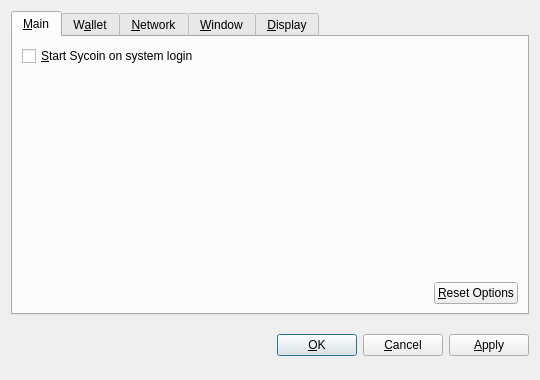
<?xml version="1.0" encoding="UTF-8"?>
<ui version="4.0">
 <class>OptionsDialog</class>
 <widget class="QDialog" name="OptionsDialog">
  <property name="geometry">
   <rect>
    <x>0</x>
    <y>0</y>
    <width>540</width>
    <height>380</height>
   </rect>
  </property>
  <property name="windowTitle">
   <string>Options</string>
  </property>
  <property name="modal">
   <bool>true</bool>
  </property>
  <layout class="QVBoxLayout" name="verticalLayout">
   <item>
    <widget class="QTabWidget" name="tabWidget">
     <property name="tabPosition">
      <enum>QTabWidget::North</enum>
     </property>
     <property name="currentIndex">
      <number>0</number>
     </property>
     <widget class="QWidget" name="tabMain">
      <attribute name="title">
       <string>&amp;Main</string>
      </attribute>
      <layout class="QVBoxLayout" name="verticalLayout_Main">
       <item>
        <widget class="QCheckBox" name="bitcoinAtStartup">
         <property name="toolTip">
          <string>Automatically start Sycoin after logging in to the system.</string>
         </property>
         <property name="text">
          <string>&amp;Start Sycoin on system login</string>
         </property>
        </widget>
       </item>
       <item>
        <spacer name="verticalSpacer_Main">
         <property name="orientation">
          <enum>Qt::Vertical</enum>
         </property>
         <property name="sizeHint" stdset="0">
          <size>
           <width>20</width>
           <height>40</height>
          </size>
         </property>
        </spacer>
       </item>
       <item>
        <layout class="QHBoxLayout" name="horizontalLayout_2_Main">
         <item>
          <spacer name="horizontalSpacer_2_Main">
           <property name="orientation">
            <enum>Qt::Horizontal</enum>
           </property>
           <property name="sizeHint" stdset="0">
            <size>
             <width>40</width>
             <height>20</height>
            </size>
           </property>
          </spacer>
         </item>
         <item>
          <widget class="QPushButton" name="resetButton">
           <property name="toolTip">
            <string>Reset all client options to default.</string>
           </property>
           <property name="text">
            <string>&amp;Reset Options</string>
           </property>
           <property name="autoDefault">
            <bool>false</bool>
           </property>
          </widget>
         </item>
        </layout>
       </item>
      </layout>
     </widget>
     <widget class="QWidget" name="tabWallet">
      <attribute name="title">
       <string>W&amp;allet</string>
      </attribute>
      <layout class="QVBoxLayout" name="verticalLayout_Network">
       <item>
        <widget class="QLabel" name="transactionFeeInfoLabel">
         <property name="text">
          <string>Optional transaction fee per kB that helps make sure your transactions are processed quickly. Most transactions are 1 kB.</string>
         </property>
         <property name="textFormat">
          <enum>Qt::PlainText</enum>
         </property>
         <property name="wordWrap">
          <bool>true</bool>
         </property>
        </widget>
       </item>
       <item>
        <layout class="QHBoxLayout" name="horizontalLayout_1_Main">
         <item>
          <widget class="QLabel" name="transactionFeeLabel">
           <property name="text">
            <string>Pay transaction &amp;fee</string>
           </property>
           <property name="textFormat">
            <enum>Qt::PlainText</enum>
           </property>
           <property name="buddy">
            <cstring>transactionFee</cstring>
           </property>
          </widget>
         </item>
         <item>
          <widget class="BitcoinAmountField" name="transactionFee"/>
         </item>
         <item>
          <spacer name="horizontalSpacer_1_Main">
           <property name="orientation">
            <enum>Qt::Horizontal</enum>
           </property>
           <property name="sizeHint" stdset="0">
            <size>
             <width>40</width>
             <height>20</height>
            </size>
           </property>
          </spacer>
         </item>
        </layout>
       </item>
       <item>
        <widget class="QLabel" name="label">
         <property name="text">
          <string>If you disable the spending of unconfirmed change, the change from a transaction cannot be used until that transaction has at least one confirmation. This also affects how your balance is computed.</string>
         </property>
         <property name="wordWrap">
          <bool>true</bool>
         </property>
        </widget>
       </item>
       <item>
        <widget class="QCheckBox" name="spendZeroConfChange">
         <property name="text">
          <string>Spend unconfirmed change  (experts only)</string>
         </property>
        </widget>
       </item>
       <item>
        <spacer name="verticalSpacer">
         <property name="orientation">
          <enum>Qt::Vertical</enum>
         </property>
         <property name="sizeHint" stdset="0">
          <size>
           <width>20</width>
           <height>40</height>
          </size>
         </property>
        </spacer>
       </item>
      </layout>
     </widget>
     <widget class="QWidget" name="tabNetwork">
      <attribute name="title">
       <string>&amp;Network</string>
      </attribute>
      <layout class="QVBoxLayout" name="verticalLayout_Network">
       <item>
        <widget class="QCheckBox" name="mapPortUpnp">
         <property name="toolTip">
          <string>Automatically open the Sycoin client port on the router. This only works when your router supports UPnP and it is enabled.</string>
         </property>
         <property name="text">
          <string>Map port using &amp;UPnP</string>
         </property>
        </widget>
       </item>
       <item>
        <widget class="QCheckBox" name="connectSocks">
         <property name="toolTip">
          <string>Connect to the Sycoin network through a SOCKS proxy (e.g. when connecting through Tor).</string>
         </property>
         <property name="text">
          <string>&amp;Connect through SOCKS proxy:</string>
         </property>
        </widget>
       </item>
       <item>
        <layout class="QHBoxLayout" name="horizontalLayout_Network">
         <item>
          <widget class="QLabel" name="proxyIpLabel">
           <property name="text">
            <string>Proxy &amp;IP:</string>
           </property>
           <property name="textFormat">
            <enum>Qt::PlainText</enum>
           </property>
           <property name="buddy">
            <cstring>proxyIp</cstring>
           </property>
          </widget>
         </item>
         <item>
          <widget class="QValidatedLineEdit" name="proxyIp">
           <property name="maximumSize">
            <size>
             <width>140</width>
             <height>16777215</height>
            </size>
           </property>
           <property name="toolTip">
            <string>IP address of the proxy (e.g. 127.0.0.1)</string>
           </property>
          </widget>
         </item>
         <item>
          <widget class="QLabel" name="proxyPortLabel">
           <property name="text">
            <string>&amp;Port:</string>
           </property>
           <property name="textFormat">
            <enum>Qt::PlainText</enum>
           </property>
           <property name="buddy">
            <cstring>proxyPort</cstring>
           </property>
          </widget>
         </item>
         <item>
          <widget class="QLineEdit" name="proxyPort">
           <property name="maximumSize">
            <size>
             <width>55</width>
             <height>16777215</height>
            </size>
           </property>
           <property name="toolTip">
            <string>Port of the proxy (e.g. 9050)</string>
           </property>
          </widget>
         </item>
         <item>
          <widget class="QLabel" name="socksVersionLabel">
           <property name="text">
            <string>SOCKS &amp;Version:</string>
           </property>
           <property name="textFormat">
            <enum>Qt::PlainText</enum>
           </property>
           <property name="buddy">
            <cstring>socksVersion</cstring>
           </property>
          </widget>
         </item>
         <item>
          <widget class="QValueComboBox" name="socksVersion">
           <property name="toolTip">
            <string>SOCKS version of the proxy (e.g. 5)</string>
           </property>
          </widget>
         </item>
         <item>
          <spacer name="horizontalSpacer_Network">
           <property name="orientation">
            <enum>Qt::Horizontal</enum>
           </property>
           <property name="sizeHint" stdset="0">
            <size>
             <width>40</width>
             <height>20</height>
            </size>
           </property>
          </spacer>
         </item>
        </layout>
       </item>
       <item>
        <spacer name="verticalSpacer_Network">
         <property name="orientation">
          <enum>Qt::Vertical</enum>
         </property>
         <property name="sizeHint" stdset="0">
          <size>
           <width>20</width>
           <height>40</height>
          </size>
         </property>
        </spacer>
       </item>
      </layout>
     </widget>
     <widget class="QWidget" name="tabWindow">
      <attribute name="title">
       <string>&amp;Window</string>
      </attribute>
      <layout class="QVBoxLayout" name="verticalLayout_Window">
       <item>
        <widget class="QCheckBox" name="minimizeToTray">
         <property name="toolTip">
          <string>Show only a tray icon after minimizing the window.</string>
         </property>
         <property name="text">
          <string>&amp;Minimize to the tray instead of the taskbar</string>
         </property>
        </widget>
       </item>
       <item>
        <widget class="QCheckBox" name="minimizeOnClose">
         <property name="toolTip">
          <string>Minimize instead of exit the application when the window is closed. When this option is enabled, the application will be closed only after selecting Quit in the menu.</string>
         </property>
         <property name="text">
          <string>M&amp;inimize on close</string>
         </property>
        </widget>
       </item>
       <item>
        <spacer name="verticalSpacer_Window">
         <property name="orientation">
          <enum>Qt::Vertical</enum>
         </property>
         <property name="sizeHint" stdset="0">
          <size>
           <width>20</width>
           <height>40</height>
          </size>
         </property>
        </spacer>
       </item>
      </layout>
     </widget>
     <widget class="QWidget" name="tabDisplay">
      <attribute name="title">
       <string>&amp;Display</string>
      </attribute>
      <layout class="QVBoxLayout" name="verticalLayout_Display">
       <item>
        <layout class="QHBoxLayout" name="horizontalLayout_1_Display">
         <item>
          <widget class="QLabel" name="langLabel">
           <property name="text">
            <string>User Interface &amp;language:</string>
           </property>
           <property name="textFormat">
            <enum>Qt::PlainText</enum>
           </property>
           <property name="buddy">
            <cstring>lang</cstring>
           </property>
          </widget>
         </item>
         <item>
          <widget class="QValueComboBox" name="lang">
           <property name="toolTip">
            <string>The user interface language can be set here. This setting will take effect after restarting Sycoin.</string>
           </property>
          </widget>
         </item>
        </layout>
       </item>
       <item>
        <layout class="QHBoxLayout" name="horizontalLayout_2_Display">
         <item>
          <widget class="QLabel" name="unitLabel">
           <property name="text">
            <string>&amp;Unit to show amounts in:</string>
           </property>
           <property name="textFormat">
            <enum>Qt::PlainText</enum>
           </property>
           <property name="buddy">
            <cstring>unit</cstring>
           </property>
          </widget>
         </item>
         <item>
          <widget class="QValueComboBox" name="unit">
           <property name="toolTip">
            <string>Choose the default subdivision unit to show in the interface and when sending coins.</string>
           </property>
          </widget>
         </item>
        </layout>
       </item>
       <item>
        <widget class="QCheckBox" name="displayAddresses">
         <property name="toolTip">
          <string>Whether to show Sycoin addresses in the transaction list or not.</string>
         </property>
         <property name="text">
          <string>&amp;Display addresses in transaction list</string>
         </property>
        </widget>
       </item>
       <item>
        <widget class="QCheckBox" name="coinControlFeatures">
         <property name="toolTip">
          <string>Whether to show coin control features or not.</string>
         </property>
         <property name="text">
          <string>Display coin &amp;control features (experts only!)</string>
         </property>
        </widget>
       </item>
       <item>
        <spacer name="verticalSpacer_Display">
         <property name="orientation">
          <enum>Qt::Vertical</enum>
         </property>
         <property name="sizeHint" stdset="0">
          <size>
           <width>20</width>
           <height>40</height>
          </size>
         </property>
        </spacer>
       </item>
      </layout>
     </widget>
    </widget>
   </item>
   <item>
    <layout class="QHBoxLayout" name="horizontalLayout_Buttons">
     <item>
      <spacer name="horizontalSpacer_1">
       <property name="orientation">
        <enum>Qt::Horizontal</enum>
       </property>
       <property name="sizeHint" stdset="0">
        <size>
         <width>40</width>
         <height>48</height>
        </size>
       </property>
      </spacer>
     </item>
     <item>
      <widget class="QLabel" name="statusLabel">
       <property name="font">
        <font>
         <weight>75</weight>
         <bold>true</bold>
        </font>
       </property>
       <property name="text">
        <string/>
       </property>
       <property name="textFormat">
        <enum>Qt::PlainText</enum>
       </property>
       <property name="wordWrap">
        <bool>true</bool>
       </property>
      </widget>
     </item>
     <item>
      <spacer name="horizontalSpacer_2">
       <property name="orientation">
        <enum>Qt::Horizontal</enum>
       </property>
       <property name="sizeHint" stdset="0">
        <size>
         <width>40</width>
         <height>48</height>
        </size>
       </property>
      </spacer>
     </item>
     <item>
      <widget class="QPushButton" name="okButton">
       <property name="text">
        <string>&amp;OK</string>
       </property>
      </widget>
     </item>
     <item>
      <widget class="QPushButton" name="cancelButton">
       <property name="text">
        <string>&amp;Cancel</string>
       </property>
       <property name="autoDefault">
        <bool>false</bool>
       </property>
      </widget>
     </item>
     <item>
      <widget class="QPushButton" name="applyButton">
       <property name="text">
        <string>&amp;Apply</string>
       </property>
       <property name="autoDefault">
        <bool>false</bool>
       </property>
      </widget>
     </item>
    </layout>
   </item>
  </layout>
 </widget>
 <customwidgets>
  <customwidget>
   <class>BitcoinAmountField</class>
   <extends>QSpinBox</extends>
   <header>bitcoinamountfield.h</header>
  </customwidget>
  <customwidget>
   <class>QValueComboBox</class>
   <extends>QComboBox</extends>
   <header>qvaluecombobox.h</header>
  </customwidget>
  <customwidget>
   <class>QValidatedLineEdit</class>
   <extends>QLineEdit</extends>
   <header>qvalidatedlineedit.h</header>
  </customwidget>
 </customwidgets>
 <resources/>
 <connections/>
</ui>
